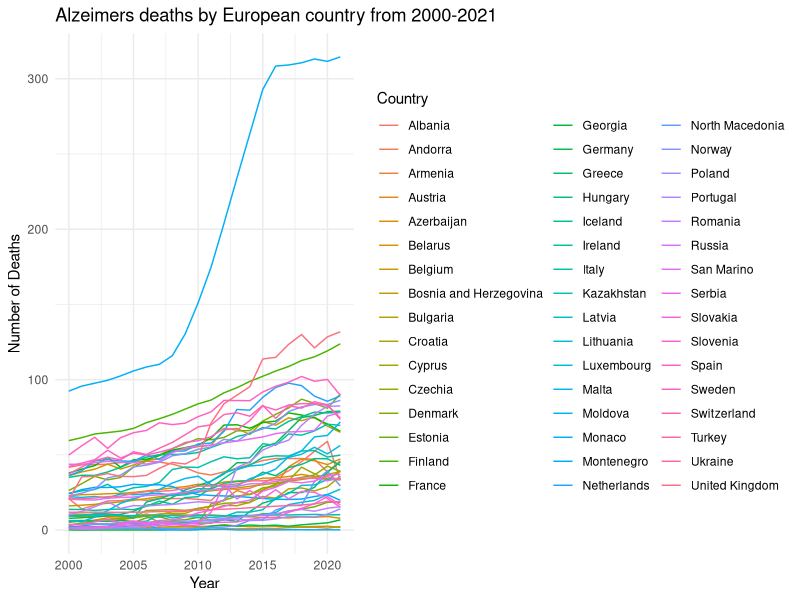
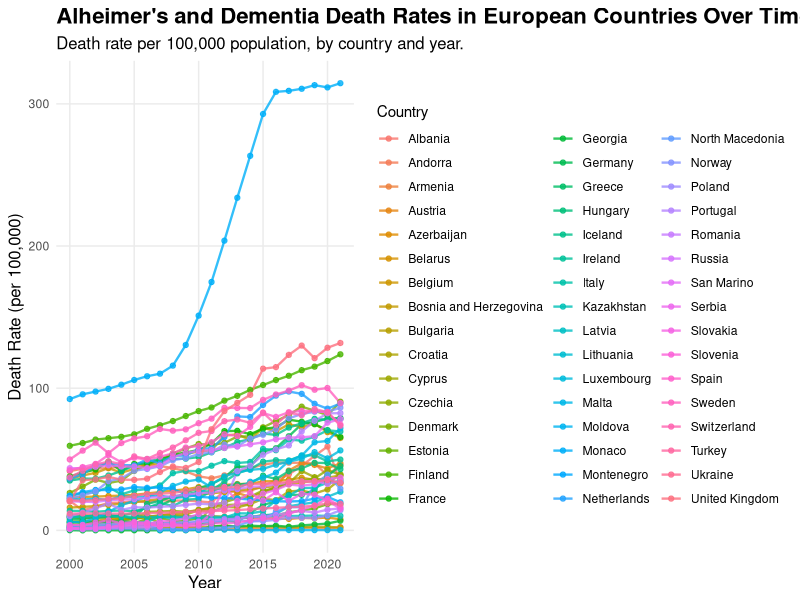
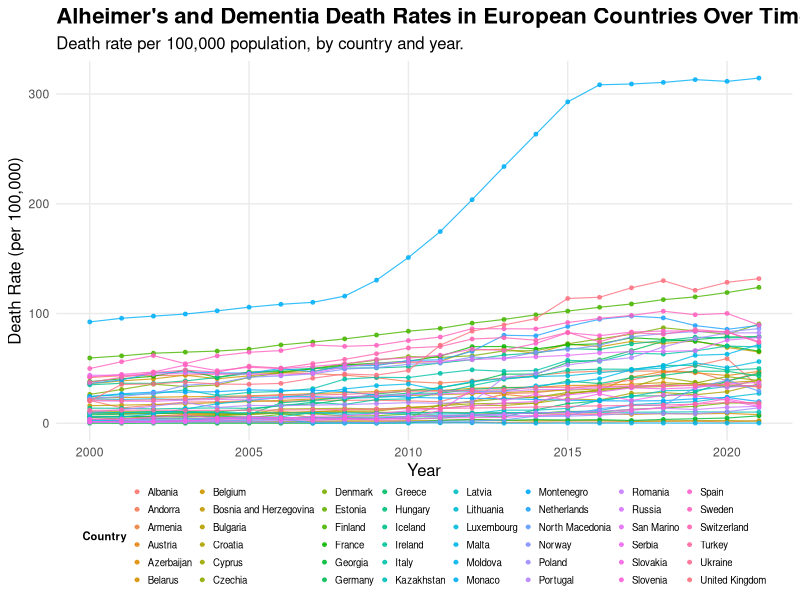
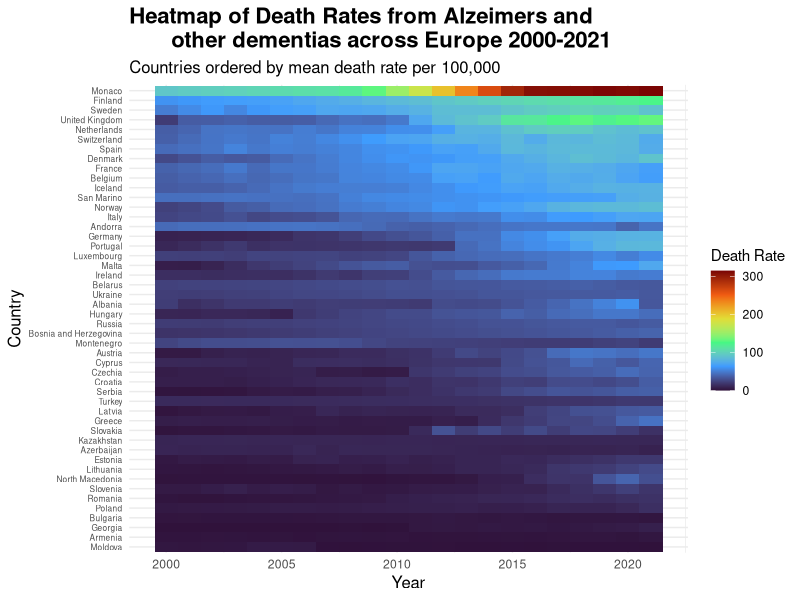

Write the R code that produced these figures, in order.
## ---- chunk 1
#| include: FALSE
library(here)
library(tidyverse)
library(dplyr)
library(ggplot2)
## ---- chunk 2
#| results: 'hide'
#| message: FALSE
#Loading raw data into R
read_csv(here("death-rate-from-alzheimers-other-dementias-ghe.csv"))

#Reading dataset into a dataframe
df<-read.csv("death-rate-from-alzheimers-other-dementias-ghe.csv")

## ---- chunk 3
head(df,10)

## ---- chunk 4
#1. Define a vector of European countries to give me something to reduce my raw data based upon, this was quite tedious but i couldnt find a better way of doing this with such a large data set

european_countries<- c(
  "Albania", "Andorra", "Armenia", "Austria", "Azerbaijan", 
  "Belarus", "Belgium", "Bosnia and Herzegovina", "Bulgaria", 
  "Croatia", "Cyprus", "Czechia", "Denmark", "Estonia", "Finland",
  "France", "Georgia", "Germany", "Greece", "Hungary", "Iceland", 
  "Ireland", "Italy", "Kazakhstan", "Latvia", "Lithuania", "Luxembourg", "Malta", "Moldova", "Monaco", "Montenegro", "Netherlands", "North Macedonia", "Norway", "Poland", "Portugal", "Romania", "Russia", "San Marino", "Serbia", "Slovakia", "Slovenia", "Spain", "Sweden", "Switzerland", "Turkey", "Ukraine",
  "United Kingdom" 
)


#2. Filter the data frame 
#Use the function 'filter' to keep all rows where the value in the "Entity" column is also present in the 'european_countries' vector that was created

europe_alzheimers_df<-df %>%
  filter(Entity %in% european_countries)


#3. Displaying first few rows of the new data frame to check it has removed the relevant data 

print(head(europe_alzheimers_df))


#4. Counting the number of rows in the original data frame and the new data frame to check that the intended rows were removed 

print(paste("Original rows:", nrow(df)))
print(paste("European rows:", nrow(europe_alzheimers_df)))


#5. Saving the new data set with just European countries in it 

write.csv(europe_alzheimers_df, "european_alzeimers_deaths.csv", row.names = FALSE)


#6 Viewing the new clean data set in a table format

view(europe_alzheimers_df)

#7 Renaming columns 

europe_alzheimers_deaths<- europe_alzheimers_df %>% #creating final data set vector
  
  rename(Country = Entity, #renaming the original column name as 'Country'
         
         DeathRate = Death.rate.from.alzheimer.disease.and.other.dementias.among.both.sexes)


#8 Viewing final clean data set 

view(europe_alzheimers_deaths)

## ---- chunk 5
#Creating a simple line graph to see how my data might be visualised

ggplot( 
  europe_alzheimers_deaths, 
  aes(x = Year, y = DeathRate, colour = Country, group = Country)) + 
  #Adding x and y axis and grouping data points by country
 
   geom_line() + #adding the line
 
   labs (title = "Alzeimers deaths by European country from 2000-2021",
  x = "Year",
  y = "Number of Deaths",
  colour = "Country") +
  #adding title and labels for x and y axis and assigning a different colour for each country 
 
   theme_minimal()
## ---- chunk 6
alzheimer_plot<- ggplot( #assigning the plot a name
  
  data = europe_alzheimers_deaths, #calling the data
 
   aes(
    x = Year,
    y = DeathRate,
    group = Country,
    colour = Country 
  ) #adding x and y axis and grouping values by country and assigning a default colour palette giving a different colour for each country
) +
  
  geom_line(
    linewidth = 0.8, #setting thickness of lines
    alpha = 0.8 #controlling transparency of the lines 
  ) +
  
  geom_point( #adds data points across the lines
    size = 1.5,
    alpha = 0.8
  ) +
  
  labs(
    title = "Alheimer's and Dementia Death Rates in European Countries Over Time",
    subtitle = "Death rate per 100,000 population, by country and year.",
    x = "Year",
    y = "Death Rate (per 100,000)",
    colour = "Country"
  ) + #labelling the graph
  
  theme_minimal() +
  
  theme(
    plot.title = element_text(size = 16, face = "bold"), #changing size of title and making it bold
    plot.subtitle = element_text(size = 12), #assigning text size to the subtitle 
    axis.title = element_text(size = 12), #assigning text size for the axis labels
    legend.position = "right", #making the position of the legend on the right of the graph
    panel.grid.minor = element_blank() #hiding minor grid lines
  ) 


print(alzheimer_plot) #showing the graph 
## ---- chunk 7

alzheimer_plot<- ggplot(data = europe_alzheimers_deaths, #calling the data
  
  aes(
    x = Year,
    y = DeathRate,
    group = Country,
    colour = Country,
    #adding x and y axis, grouping by country and making each country a different colour, I couldn't find a colour palette that covers enough colours to assign a different clear colour to each country better than the default - this is an issue with this type of graph i started to realise 
)) +
  
  geom_line(
    linewidth = 0.4,
    alpha = 0.8 
  ) +
  geom_point(
    size = 1.0,
    alpha = 0.8
  ) + #assigning line and point width and transparency
  
  labs(
    title = "Alheimer's and Dementia Death Rates in European Countries Over Time",
    subtitle = "Death rate per 100,000 population, by country and year.",
    x = "Year",
    y = "Death Rate (per 100,000)",
    colour = "Country"
  ) + #labelling titles and axis 
  
  theme_minimal() +
  
  theme(
    legend.position = "bottom", #changing legend position to underneath the graph to make the graph less squashed 
    legend.direction = "horizontal",
    legend.text = element_text(size = 7), #assigning text size inside the legend
    legend.title = element_text(size = 8, face = "bold"), #assigning title text size
    legend.key.size = unit(0.3, "lines"), #making the key size smaller
    legend.box.margin = margin(t = -15, r = 0, b = 0, l = 0), #decreasing amount of empty space around the legend 
    legend.box.spacing = unit(0.5, "cm"), #changing space between the legend and the graph
    plot.title = element_text(size = 16, face = "bold"),
    plot.subtitle = element_text(size = 12),
    axis.title = element_text(size = 12),
    panel.grid.minor = element_blank() 
  ) + #assigning text size for labels and titles and removing minor grid lines
  
  guides(colour = guide_legend(ncol = 8)) #organising legend into 8 columns to make it as small in height as possible 

print(alzheimer_plot)
## ---- chunk 8
alzheimers_heatmap<- europe_alzheimers_deaths %>% #naming the graph
  
  mutate(Country = fct_reorder(Country, DeathRate, .fun = 'mean')) %>% #reordering data by each countries' mean death rate to make the visualisation clearer with the changes in colour
  
  ggplot(mapping = aes(x = Year, y = Country, fill = DeathRate)) + #adding x and y axis and what the data is being grouped by
  
  geom_tile() +
  
  scale_fill_viridis_c(option = "turbo") + #adding colour palette 
  
  labs(title = "Heatmap of Death Rates from Alzeimers and 
       other dementias across Europe 2000-2021",
       subtitle = "Countries ordered by mean death rate per 100,000",
       x = "Year", y = "Country", fill = "Death Rate") + #labelling title and axis and legend
  
  theme_minimal() +
  
  theme(
    plot.title = element_text(size= 16, face = "bold"),
    plot.subtitle = element_text(size = 12),
    axis.title = element_text(size = 12),
    axis.text.y = element_text(size = 6)) 
#adjusting size and look of text and labels on the graph 

alzheimers_heatmap #viewing the heatmap
